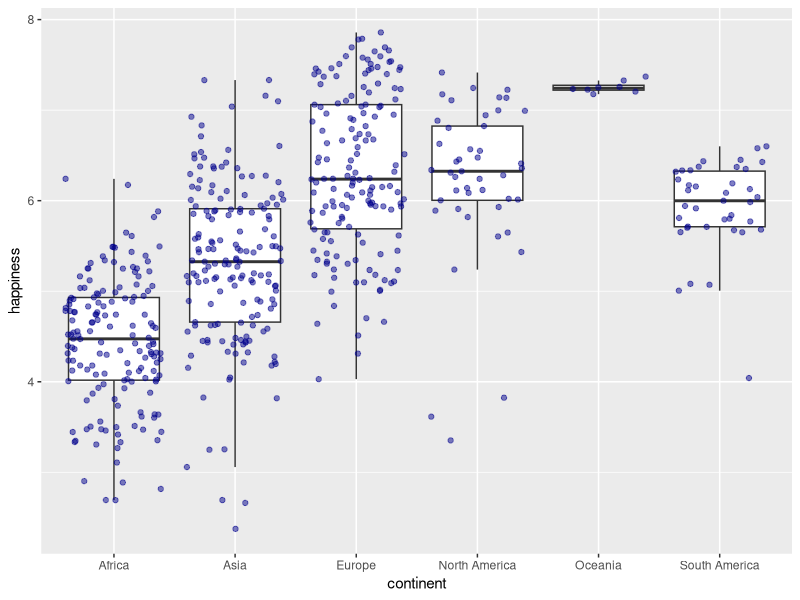
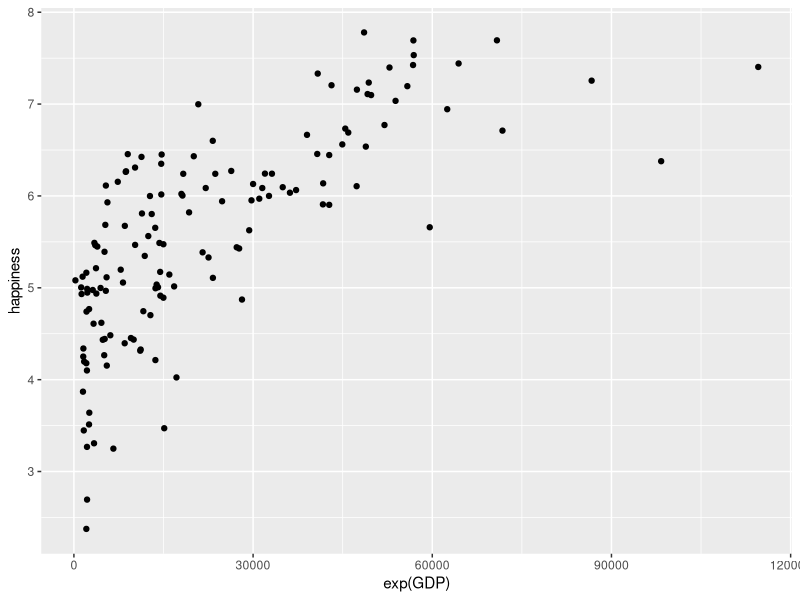
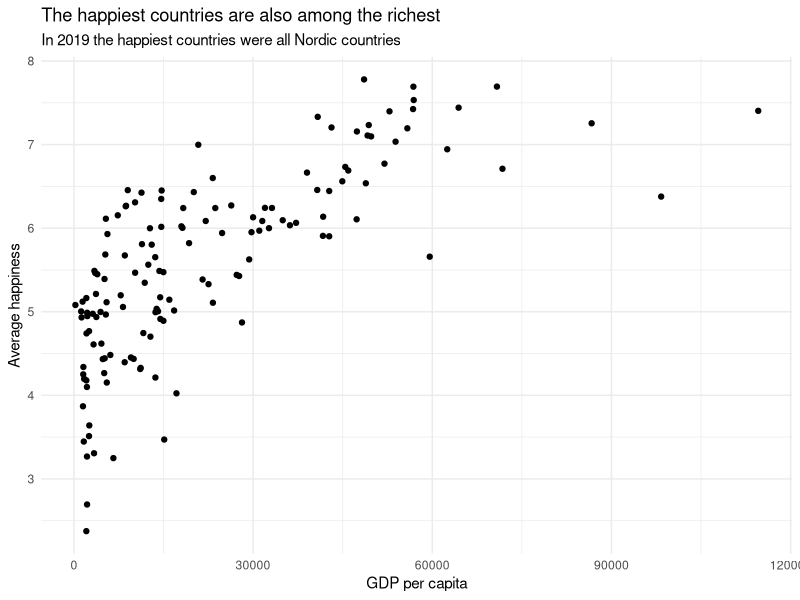
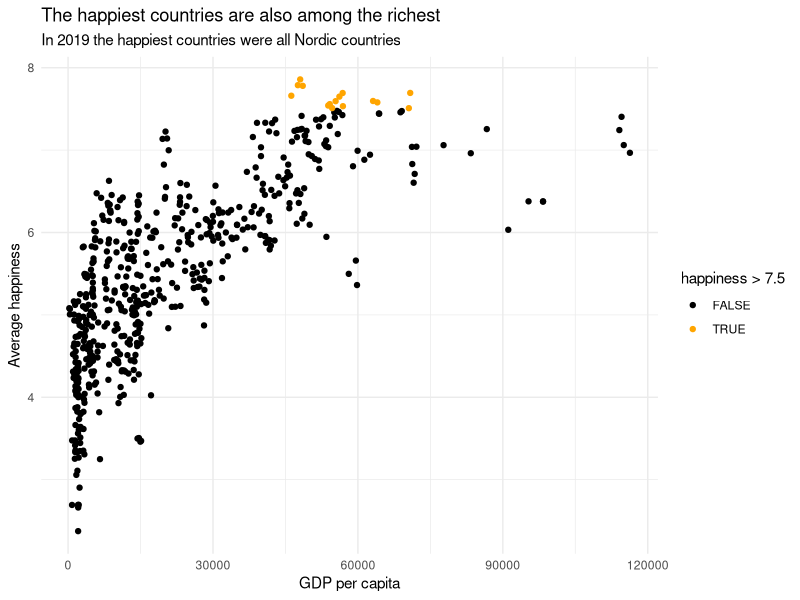

Write R code to recreate these figures, in order.
## ---- chunk 1
knitr::opts_chunk$set(echo = TRUE)
## ---- chunk 2
# Install packages. You only need to do this once on a given machine
install.packages('tidyverse', 'ggrepel') 

# Load packages. Everytime you open a new workspace.
library(tidyverse)
library(ggrepel)


## ---- chunk 3
happy = read.csv("Happiness.csv")
str(happy)

happy$country_name <- as.factor(happy$country_name)
happy$continent <- as.factor(happy$continent)

## ---- chunk 4


## ---- chunk 5
ggplot(happy, aes(continent, happiness))+
  geom_boxplot(outlier.shape=NA)+
  geom_jitter(alpha=.5, col='darkblue')
## ---- chunk 6




## ---- chunk 7

ggplot(happy %>% filter(year==2019), aes(exp(GDP), happiness))+
    geom_point()

## ---- chunk 8
ggplot(happy %>% filter(year==2019), 
       aes(exp(GDP), happiness))+
  geom_point()+
  labs(x='GDP per capita', y='Average happiness',title= 'The happiest countries are also among the richest', subtitle='In 2019 the happiest countries were all Nordic countries')+
  theme_minimal()

## ---- chunk 9
prettyColors = c('black','orange')

ggplot(happy, aes(exp(GDP), happiness))+
  geom_point(aes(col=happiness>7.5)) +
  labs(x='GDP per capita', y='Average happiness',title= 'The happiest countries are also among the richest', subtitle='In 2019 the happiest countries were all Nordic countries')+
  theme_minimal()+
  scale_color_manual(values = prettyColors)

